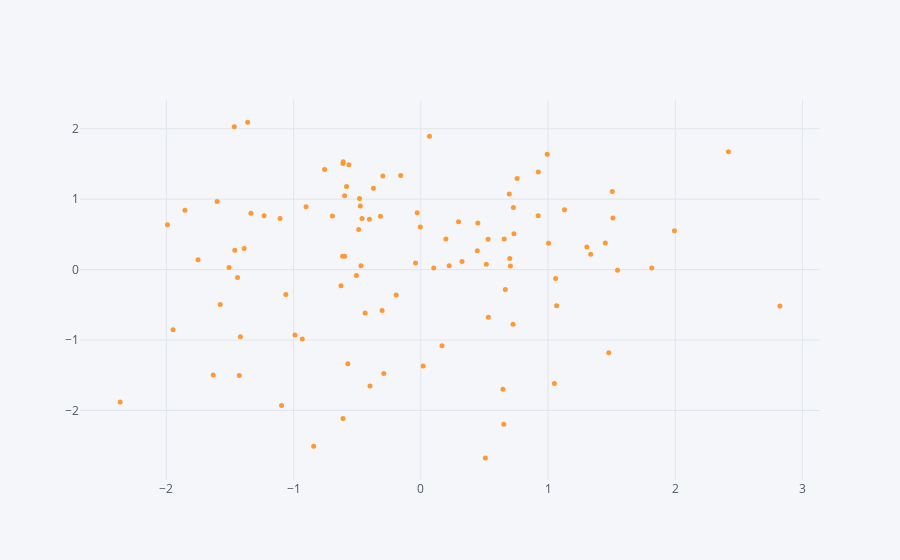

The notebook cell this image was saved under:
### Code cell
df.iplot(kind='scatter',x='A',y='B',mode='markers',size=5)
